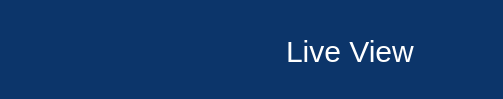
                        <widget class="QFrame" name="frame_9">
                         <property name="maximumSize">
                          <size>
                           <width>16777215</width>
                           <height>99</height>
                          </size>
                         </property>
                         <property name="styleSheet">
                          <string notr="true">QFrame{
	background: #0C356A;
	border-radius:3px;
}

</string>
                         </property>
                         <property name="frameShape">
                          <enum>QFrame::NoFrame</enum>
                         </property>
                         <property name="frameShadow">
                          <enum>QFrame::Plain</enum>
                         </property>
                         <property name="lineWidth">
                          <number>3</number>
                         </property>
                         <layout class="QHBoxLayout" name="horizontalLayout_25">
                          <property name="leftMargin">
                           <number>16</number>
                          </property>
                          <property name="topMargin">
                           <number>13</number>
                          </property>
                          <property name="rightMargin">
                           <number>9</number>
                          </property>
                          <property name="bottomMargin">
                           <number>9</number>
                          </property>
                          <item>
                           <widget class="QFrame" name="frame_10">
                            <property name="styleSheet">
                             <string notr="true"/>
                            </property>
                            <property name="frameShape">
                             <enum>QFrame::StyledPanel</enum>
                            </property>
                            <property name="frameShadow">
                             <enum>QFrame::Raised</enum>
                            </property>
                            <layout class="QHBoxLayout" name="horizontalLayout_5">
                             <property name="leftMargin">
                              <number>0</number>
                             </property>
                             <property name="topMargin">
                              <number>0</number>
                             </property>
                             <property name="rightMargin">
                              <number>0</number>
                             </property>
                             <property name="bottomMargin">
                              <number>0</number>
                             </property>
                             <item>
                              <widget class="QFrame" name="frame_2">
                               <property name="minimumSize">
                                <size>
                                 <width>0</width>
                                 <height>50</height>
                                </size>
                               </property>
                               <property name="maximumSize">
                                <size>
                                 <width>177</width>
                                 <height>16777215</height>
                                </size>
                               </property>
                               <property name="frameShape">
                                <enum>QFrame::StyledPanel</enum>
                               </property>
                               <property name="frameShadow">
                                <enum>QFrame::Raised</enum>
                               </property>
                               <layout class="QHBoxLayout" name="horizontalLayout_10">
                                <property name="leftMargin">
                                 <number>0</number>
                                </property>
                                <property name="topMargin">
                                 <number>0</number>
                                </property>
                                <property name="rightMargin">
                                 <number>0</number>
                                </property>
                                <property name="bottomMargin">
                                 <number>0</number>
                                </property>
                               </layout>
                              </widget>
                             </item>
                            </layout>
                           </widget>
                          </item>
                          <item>
                           <widget class="QPushButton" name="Stop_connection">
                            <property name="maximumSize">
                             <size>
                              <width>80</width>
                              <height>30</height>
                             </size>
                            </property>
                            <property name="baseSize">
                             <size>
                              <width>70</width>
                              <height>30</height>
                             </size>
                            </property>
                            <property name="toolTip">
                             <string>Disconnect to Camera</string>
                            </property>
                            <property name="styleSheet">
                             <string notr="true">
QPushButton{
	color: white;
	padding: 5px;
    background-color:#F1F0E8;
	font-size: 11pt;
	font-weight: bold;
	border-radius:7px;
    background-color:transparent;
}

QPushButton:hover{
	background: #a3a3a3;
}

QPushButton:disabled {
    color: #8D8D8D;
}

QPushButton:pressed {
	background: rgb(0, 0, 0);
}</string>
                            </property>
                            <property name="text">
                             <string/>
                            </property>
                            <property name="icon">
                             <iconset>
                              <normaloff>../icons/camera_connected.png</normaloff>../icons/camera_connected.png</iconset>
                            </property>
                            <property name="iconSize">
                             <size>
                              <width>50</width>
                              <height>50</height>
                             </size>
                            </property>
                           </widget>
                          </item>
                          <item>
                           <widget class="QPushButton" name="Camera_connection">
                            <property name="maximumSize">
                             <size>
                              <width>80</width>
                              <height>30</height>
                             </size>
                            </property>
                            <property name="baseSize">
                             <size>
                              <width>70</width>
                              <height>30</height>
                             </size>
                            </property>
                            <property name="cursor">
                             <cursorShape>PointingHandCursor</cursorShape>
                            </property>
                            <property name="toolTip">
                             <string>Connect to Camera</string>
                            </property>
                            <property name="styleSheet">
                             <string notr="true">
QPushButton{
	color: white;
	padding: 5px;
    background-color:#F1F0E8;
	font-size: 11pt;
	font-weight: bold;
	border-radius:7px;
    background-color:transparent;
}

QPushButton:hover{
	background: #a3a3a3;
}

QPushButton:disabled {
    color: #8D8D8D;
}

QPushButton:pressed {
	background: rgb(0, 0, 0);
}</string>
                            </property>
                            <property name="text">
                             <string/>
                            </property>
                            <property name="icon">
                             <iconset>
                              <normaloff>../icons/camera_disconnected.png</normaloff>../icons/camera_disconnected.png</iconset>
                            </property>
                            <property name="iconSize">
                             <size>
                              <width>50</width>
                              <height>50</height>
                             </size>
                            </property>
                           </widget>
                          </item>
                          <item>
                           <widget class="QPushButton" name="live">
                            <property name="maximumSize">
                             <size>
                              <width>70</width>
                              <height>30</height>
                             </size>
                            </property>
                            <property name="cursor">
                             <cursorShape>PointingHandCursor</cursorShape>
                            </property>
                            <property name="toolTip">
                             <string>Show Live</string>
                            </property>
                            <property name="styleSheet">
                             <string notr="true">
QPushButton{
	color: white;
    background-color:#F1F0E8;
	padding: 5px;
	font-size: 11pt;
	font-weight: bold;
	border-radius:7px;
background-color:transparent;
}

QPushButton:hover{
	background: #a3a3a3;
}

QPushButton:disabled {
    color: #8D8D8D;
}

QPushButton:pressed {
	background: rgb(0, 0, 0);
}</string>
                            </property>
                            <property name="text">
                             <string/>
                            </property>
                            <property name="icon">
                             <iconset>
                              <normaloff>../icons/Live00.png</normaloff>../icons/Live00.png</iconset>
                            </property>
                            <property name="iconSize">
                             <size>
                              <width>60</width>
                              <height>60</height>
                             </size>
                            </property>
                           </widget>
                          </item>
                          <item>
                           <widget class="QPushButton" name="Stop">
                            <property name="toolTip">
                             <string>Stop Live</string>
                            </property>
                            <property name="toolTipDuration">
                             <number>-1</number>
                            </property>
                            <property name="styleSheet">
                             <string notr="true">
QPushButton{
	color: white;
    background-color:#F1F0E8;
	padding: 5px;
	font-size: 11pt;
	font-weight: bold;
	border-radius:7px;
background-color:transparent;
}

QPushButton:hover{
	background: #a3a3a3;
}

QPushButton:disabled {
    color: #8D8D8D;
}

QPushButton:pressed {
	background: rgb(0, 0, 0);
}</string>
                            </property>
                            <property name="text">
                             <string/>
                            </property>
                            <property name="icon">
                             <iconset>
                              <normaloff>../icons/stop-button2.png</normaloff>../icons/stop-button2.png</iconset>
                            </property>
                            <property name="iconSize">
                             <size>
                              <width>29</width>
                              <height>26</height>
                             </size>
                            </property>
                           </widget>
                          </item>
                          <item>
                           <spacer name="horizontalSpacer_2">
                            <property name="orientation">
                             <enum>Qt::Horizontal</enum>
                            </property>
                            <property name="sizeHint" stdset="0">
                             <size>
                              <width>40</width>
                              <height>20</height>
                             </size>
                            </property>
                           </spacer>
                          </item>
                          <item>
                           <widget class="QLabel" name="label_2">
                            <property name="maximumSize">
                             <size>
                              <width>160</width>
                              <height>100</height>
                             </size>
                            </property>
                            <property name="styleSheet">
                             <string notr="true">font-size:30px;
color: white;
font: 23pt &quot;Mongolian Baiti&quot;;</string>
                            </property>
                            <property name="text">
                             <string>Live View</string>
                            </property>
                           </widget>
                          </item>
                          <item>
                           <spacer name="horizontalSpacer">
                            <property name="orientation">
                             <enum>Qt::Horizontal</enum>
                            </property>
                            <property name="sizeHint" stdset="0">
                             <size>
                              <width>40</width>
                              <height>20</height>
                             </size>
                            </property>
                           </spacer>
                          </item>
                          <item>
                           <spacer name="horizontalSpacer_3">
                            <property name="orientation">
                             <enum>Qt::Horizontal</enum>
                            </property>
                            <property name="sizeHint" stdset="0">
                             <size>
                              <width>40</width>
                              <height>20</height>
                             </size>
                            </property>
                           </spacer>
                          </item>
                         </layout>
                        </widget>
